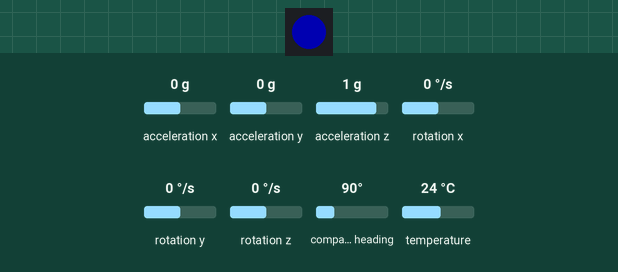
This sketch was run on a simulated Arduino Uno, built with avr-gcc and run on an emulated ATmega328P. On the bench: 1 RGB LEDs in strip order, left to right. The inputs (shaded band) are chosen by the test bench; at power-on: acceleration x 0 g, acceleration y 0 g, acceleration z 1 g, rotation x 0 °/s, rotation y 0 °/s, rotation z 0 °/s, compass heading 90°, temperature 24 °C. Dim RGB values are drawn brighter than linear; no radio packets arrive unless stated; what the sketch prints to the serial monitor is not drawn.

Above: at 1.2 s.
1.3 s: acceleration x set to -0.8 g
At 1.6 s:
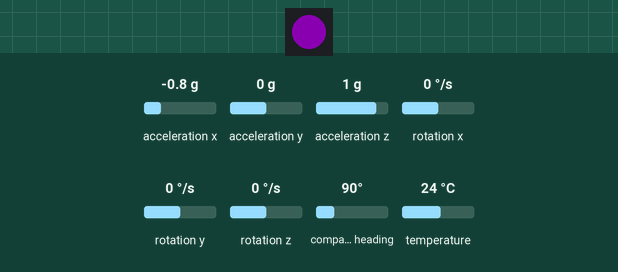
2.8 s: acceleration y set to -0.8 g
At 3.9 s:
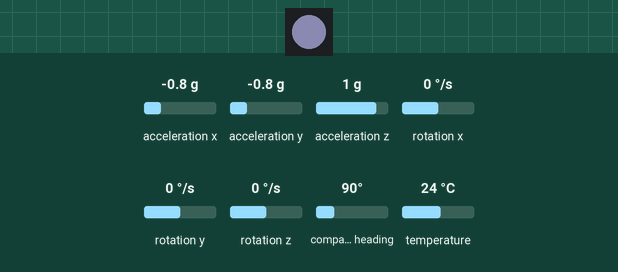
4.3 s: acceleration z set to -1.4 g
At 5.5 s:
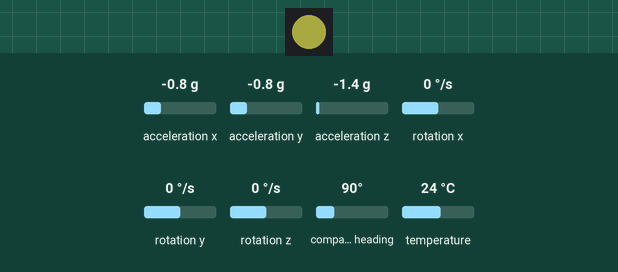
5.8 s: acceleration x set to -1.4 g
At 6.6 s:
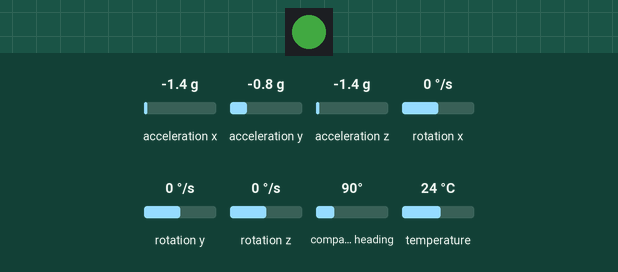
7.3 s: acceleration z set to -0.8 g
At 7.6 s:
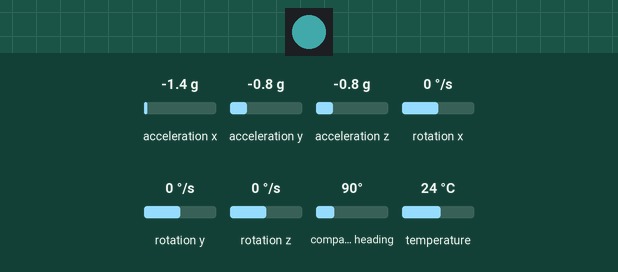
8.8 s: acceleration z set to 1.4 g
At 9.9 s:
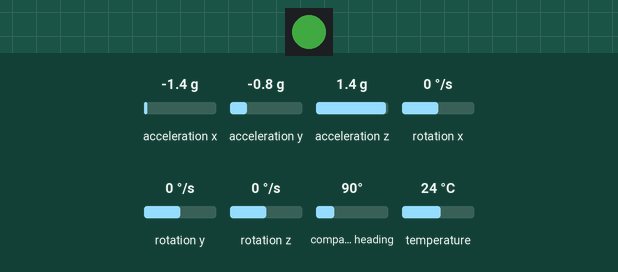
Timing chart, 0 to 11.3 s (numbered marks = the images above; inputs shaded):
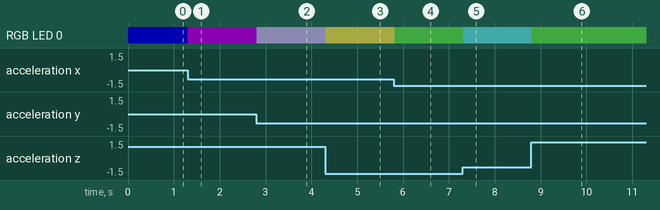

Measured:
- after the input at 1.3 s, RGB LED 0: RGB(0, 0, 57) → RGB(44, 0, 57) at once
- after the input at 2.8 s, RGB LED 0: RGB(44, 0, 57) → RGB(44, 44, 57) at once
- after the input at 4.3 s, RGB LED 0: RGB(44, 44, 57) → RGB(44, 44, 17) at once
- after the input at 5.8 s, RGB LED 0: RGB(44, 44, 17) → RGB(17, 44, 17) at once
- after the input at 7.3 s, RGB LED 0: RGB(17, 44, 17) → RGB(17, 44, 44) at once
- after the input at 8.8 s, RGB LED 0: RGB(17, 44, 44) → RGB(17, 44, 17) at once

The sketch:

LSM_Transmitter.ino
```cpp
#include <Wire.h>
#include <Adafruit_LSM9DS1.h>
#include <Adafruit_Sensor.h>  // not used in this demo but required!
#include <nRF24L01.h>
#include <RF24.h>
#include <SPI.h>
#include <Adafruit_NeoPixel.h>

#define PIN 8
  // Parameter 1 = number of pixels in strip
// Parameter 2 = pin number (most are valid)
// Parameter 3 = pixel type flags, add together as needed:
//   NEO_KHZ800  800 KHz bitstream (most NeoPixel products w/WS2812 LEDs)
//   NEO_KHZ400  400 KHz (classic 'v1' (not v2) FLORA pixels, WS2811 drivers)
//   NEO_GRB     Pixels are wired for GRB bitstream (most NeoPixel products)
//   NEO_RGB     Pixels are wired for RGB bitstream (v1 FLORA pixels, not v2)
Adafruit_NeoPixel strip = Adafruit_NeoPixel(1, PIN, NEO_GRB + NEO_KHZ800);

RF24 radio(10, 11); // CE, CSN

const byte rxAddr[6] = "00001";

// i2c
Adafruit_LSM9DS1 lsm = Adafruit_LSM9DS1();

#define LSM9DS1_SCK A5
#define LSM9DS1_MISO 12
#define LSM9DS1_MOSI A4
#define LSM9DS1_XGCS 6
#define LSM9DS1_MCS 5
// You can also use software SPI
//Adafruit_LSM9DS1 lsm = Adafruit_LSM9DS1(LSM9DS1_SCK, LSM9DS1_MISO, LSM9DS1_MOSI, LSM9DS1_XGCS, LSM9DS1_MCS);
// Or hardware SPI! In this case, only CS pins are passed in
//Adafruit_LSM9DS1 lsm = Adafruit_LSM9DS1(LSM9DS1_XGCS, LSM9DS1_MCS);


typedef struct data {
  sensors_vec_t a, g;
};


void setupSensor()
{
  // 1.) Set the accelerometer range
  lsm.setupAccel(lsm.LSM9DS1_ACCELRANGE_2G);
  //lsm.setupAccel(lsm.LSM9DS1_ACCELRANGE_4G);
  //lsm.setupAccel(lsm.LSM9DS1_ACCELRANGE_8G);
  //lsm.setupAccel(lsm.LSM9DS1_ACCELRANGE_16G);

  // 2.) Set the magnetometer sensitivity
  lsm.setupMag(lsm.LSM9DS1_MAGGAIN_4GAUSS);
  //lsm.setupMag(lsm.LSM9DS1_MAGGAIN_8GAUSS);
  //lsm.setupMag(lsm.LSM9DS1_MAGGAIN_12GAUSS);
  //lsm.setupMag(lsm.LSM9DS1_MAGGAIN_16GAUSS);

  // 3.) Setup the gyroscope
  lsm.setupGyro(lsm.LSM9DS1_GYROSCALE_245DPS);
  //lsm.setupGyro(lsm.LSM9DS1_GYROSCALE_500DPS);
  //lsm.setupGyro(lsm.LSM9DS1_GYROSCALE_2000DPS);
}


void setup()
{
  Serial.begin(9600);

  while (!Serial) {
    delay(1); // will pause Zero, Leonardo, etc until serial console opens
  }

  Serial.println("LSM9DS1 data read demo");

  // Try to initialise and warn if we couldn't detect the chip
  if (!lsm.begin())
  {
    Serial.println("Oops ... unable to initialize the LSM9DS1. Check your wiring!");
    while (1);
  }
  Serial.println("Found LSM9DS1 9DOF");

  strip.begin();
  strip.setBrightness(64);
  strip.show();

  // helper to just set the default scaling we want, see above!
  setupSensor();

  radio.begin();
  radio.setRetries(15, 15);
  radio.openWritingPipe(rxAddr);

// radio.stopListening();
}

void loop()
{
  lsm.read();  /* ask it to read in the data */

  /* Get a new sensor event */
  sensors_event_t a, m, g, temp;

  lsm.getEvent(&a, &m, &g, &temp);

  struct data send_data;
  send_data.a = a.acceleration;
  send_data.g = g.gyro;

  radio.write(&send_data, sizeof(send_data));

  strip.setPixelColor(0,(int)abs(a.acceleration.x)*25,(int)abs(a.acceleration.y)*25,(int)abs(a.acceleration.z)*25);
  strip.show();

  delay(10);
}
```
